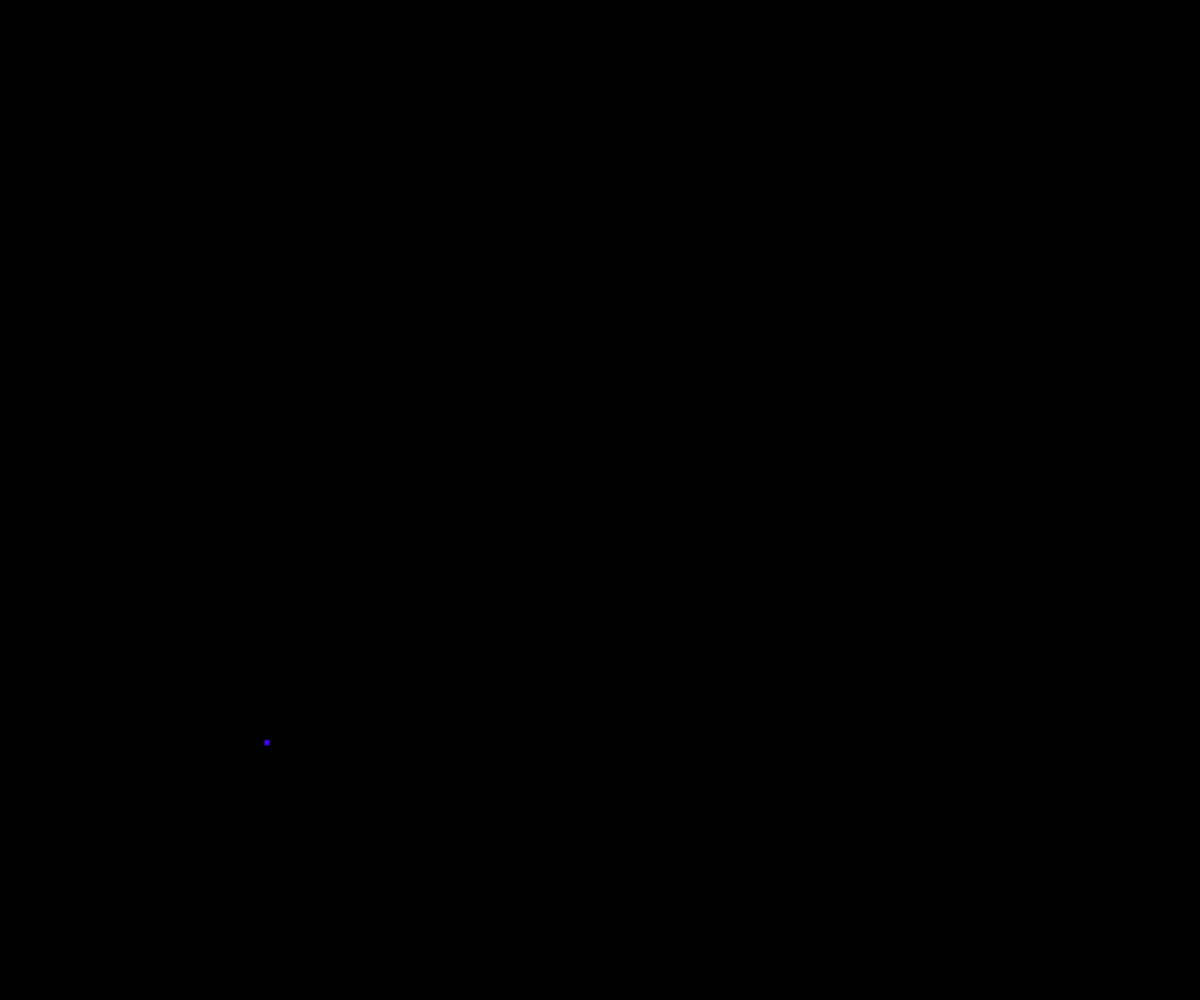
Frame 1 (no input)
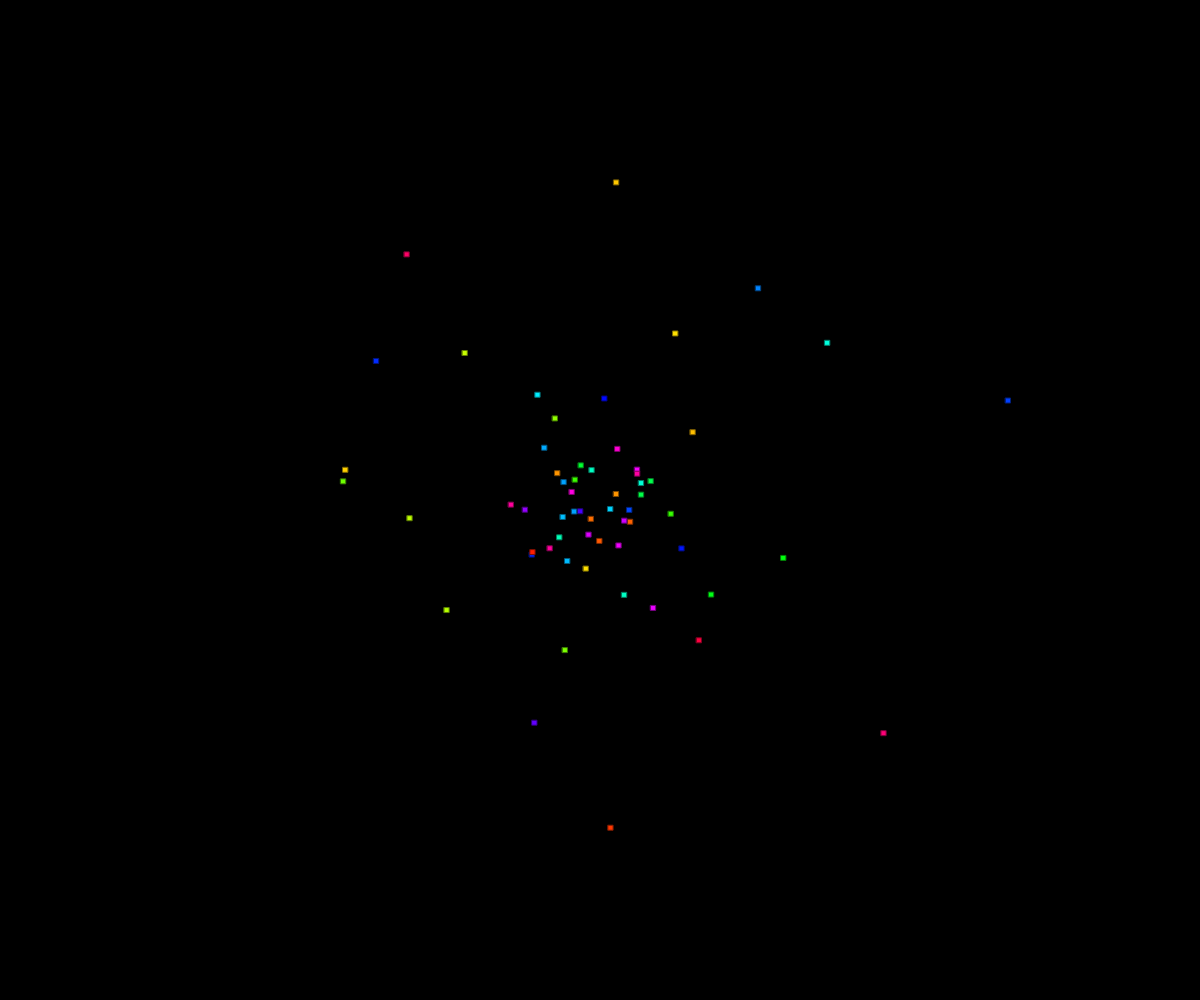
Frame 60 (no input)
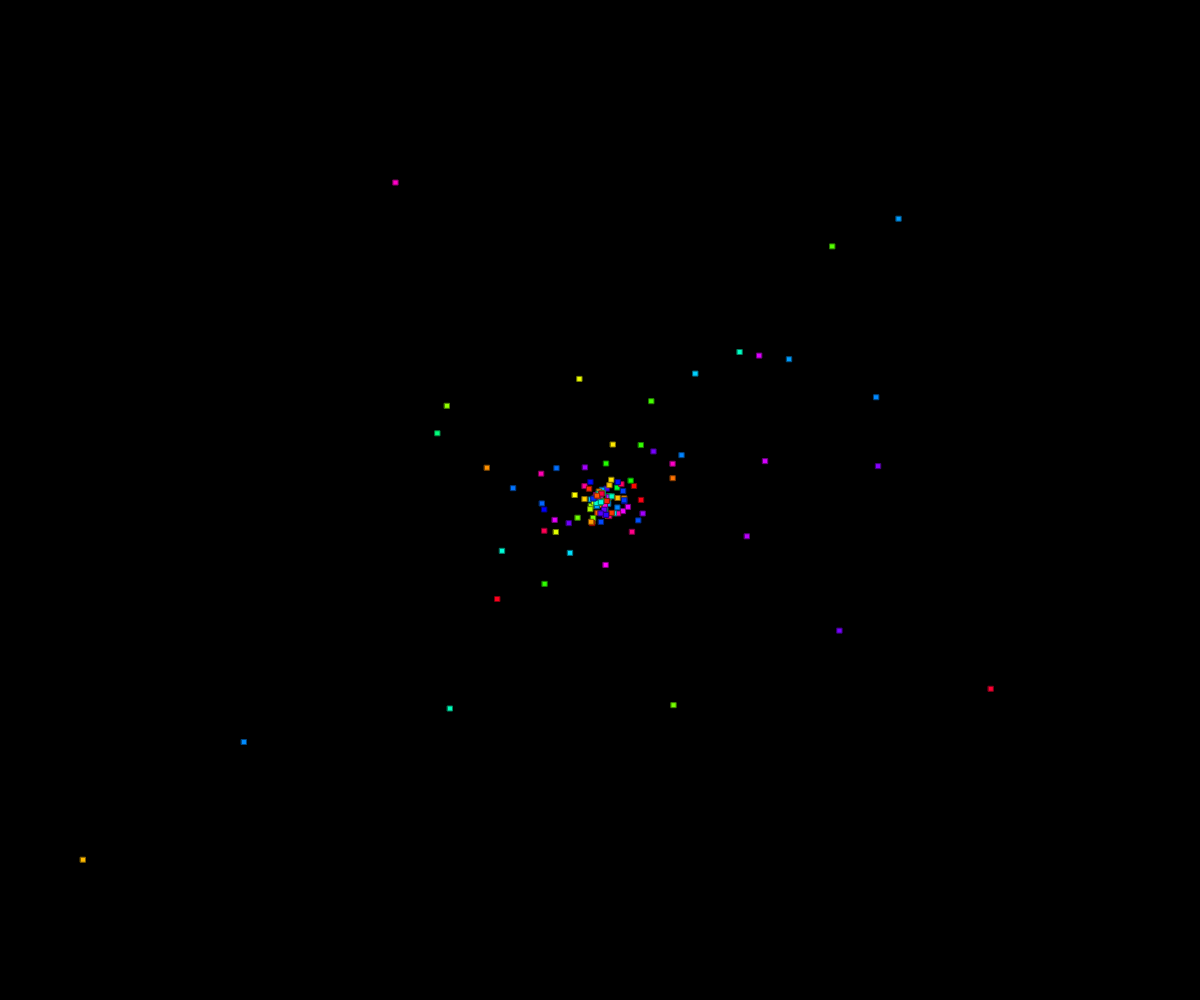
Frame 120 (the mouse pressed at the canvas centre since frame 60)

The p5.js sketch that drew these frames (run headless with seeded random() and noise() and a simulated clock; from frame 60 on, the mouse is pressed at the canvas centre):

// p5.js sketch
// ── sketch.js
var particles = [];
var move = [];
var k = 0;
var n = 0;

function setup(){
	createCanvas(windowWidth, windowHeight);
}

function draw(){
	background(0);

	if (k < 1500) {
		var c = parseInt(random(360));
		p = new Particle(random(width), random(height), color('hsb(' + c  +', 100%, 100%)'), color('hsb(' + c  +', 100%, 50%)'));
		particles.push(p);
		move.push(true);
	}

	for	(var i = 0; i < particles.length; i++) {		
		var p = particles[i];
		p.move(random(width/2 - 100, width/2 + 100), random(height/2 - 100, height/2 + 100));
		p.render();
	}
	k++;
}

// ── particles.js
function Particle (x, y, c1, c2) {
    this.pos = createVector(x, y);
    this.vel = createVector(0, 0);
    this.acc = createVector(0, 0);

    this.render = function () {
        fill(c1);
        stroke(c2);
        rect(this.pos.x, this.pos.y, 5, 5);
    }

    this.move = function (x,y) {
        this.pos.x = lerp(this.pos.x, x, 0.05);
        this.pos.y = lerp(this.pos.y, y, 0.05);
    }
}
